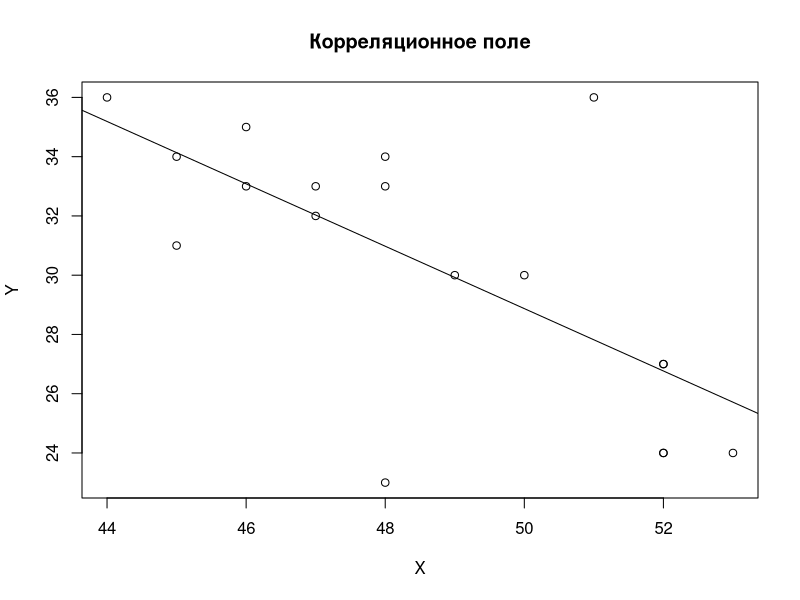

This figure's R source:
# Set output precision.
options(digits=4)

# Read the data from the file.
current_data <- read.table(file = "input_files/input_lab3.txt")

# Create vectors of x and y values.
x_vector <- current_data[,1]
y_vector <- current_data[,2]

# Count some x_vector characteristics.
x_vector_mean = mean(x_vector)
x_vector_sd = sd(x_vector)

# ----------------------------------------------------------------------------
# Working the first table.

# Create the vector, which will become the base of the table.
first_table_base_vector <- rep(0, 15)
dim(first_table_base_vector) <- c(3, 5)

# Create an empty table.
first_table <- as.data.frame(first_table_base_vector)

# Fill the first and the second columns of the table with intervals information.
first_table[1:3, 1] <- x_vector_mean - 1:3 * x_vector_sd
first_table[1:3, 2] <- x_vector_mean + 1:3 * x_vector_sd

# Fill the third column of the table with the information about the number
# of items.
for (i in 1:3) {
  first_table[i, 3] <-
    length(which(x_vector >= first_table[i, 1] & x_vector < first_table[i, 2]))
}

# Fill the fourth column of the table with the relative values information.
first_table[1:3, 4] <- first_table[1:3, 3] / length(x_vector) * 100

# Fill the fifth column of the table with the predefined values.
first_table[1:3, 5] <- c(68.3, 95.4, 99.7)

# Set columns names.
colnames(first_table)<-c("Начало", "Конец", "Кол-во", "Кол-во в %",
                         "Норм. распределение")

first_table

# ----------------------------------------------------------------------------
# Working with the second table.

# Using Sturges' formula for counting the number of the groups.
number_of_groups <- 1 + floor(log(length(x_vector), 2))

# Create the vector, which will become the base of the table.
second_table_base_vector <- rep(0, 5 * number_of_groups)
dim(second_table_base_vector) <- c(number_of_groups, 5)

# Create an empty table.
second_table <- as.data.frame(second_table_base_vector)

# Fill the first and the second columns of the table with intervals information.
interval_length <- (max(x_vector) - min(x_vector)) / number_of_groups
second_table[1:number_of_groups, 1] <-
  min(x_vector) + (1:number_of_groups - 1) * interval_length
second_table[1:number_of_groups, 2] <-
  min(x_vector) + 1:number_of_groups * interval_length

# Fill the third column of the table with the number of values in the given 
# range.
for (i in 1:number_of_groups) {
  if (i != number_of_groups) {
    second_table[i, 3] <-
      length(which(x_vector >= second_table[i, 1] &
                     x_vector < second_table[i, 2]))
  } else {
    second_table[i, 3] <-
      length(which(x_vector >= second_table[i, 1] &
                     x_vector <= second_table[i, 2]))
  }
}

# Fill the fourth column of the table with sum of values in the given range.
for (i in 1:number_of_groups) {
  second_table[i, 4] <- 0
  for (j in 1:length(x_vector)) {
    if (x_vector[j] < second_table[i, 1]) next
    if (x_vector[j] > second_table[i, 2]) next
    if (x_vector[j] == second_table[i, 2] & i != number_of_groups) next
    second_table[i, 4] <- second_table[i, 4] + y_vector[j]
  }
}

# Fill the fifth column of the table with an average value in the given range.
second_table[1:number_of_groups, 5] <-
  second_table[1:number_of_groups, 4] / second_table[1:number_of_groups, 3]

# Set columns names.
colnames(second_table)<-c("Начало", "Конец", "Кол-во", "Сумма", "Среднее")

second_table

# ----------------------------------------------------------------------------
# Working the correlation characteristics and building the plot.

# Print the correlation coefficient (коэффициент корреляции).
cor(x_vector, y_vector)

# Print t value.
abs(cor(x_vector, y_vector)) * sqrt((length(x_vector) - 2) /
                                      1 - cor(x_vector, y_vector)^2)

# Build the dispersion pattern (диаграмма рассеивания).
plot(current_data, type = "p", main = "Корреляционное поле", 
     xlab = "X", ylab = "Y")

# Build the regression equation (уравнение регрессии).
lm(y_vector ~ x_vector)

# Add the regression line to the plot.
abline(lm(y_vector ~ x_vector))
